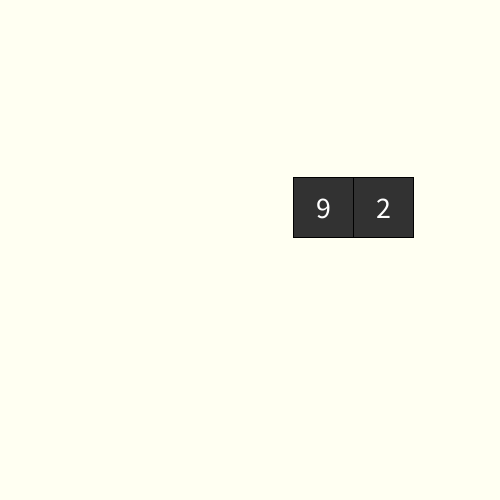
Frame 1 (no input)
Frame 60 (the mouse pressed at the canvas centre just before this capture): identical to frame 1, image omitted
Frame 120 (the mouse held since frame 60 and released just before this capture): identical to frame 1, image omitted

The Processing sketch that drew this single still picture (run headless with seeded random() and noise(); from frame 60 on, the mouse is pressed at the canvas centre):

// Processing sketch: week14_1_4_domino_class_version
// ── week14_1_4_domino_class_version.pde
Domino d;
void setup(){
  size(500,500);
  
  d = new Domino();
  textSize(30);
  textAlign(CENTER,CENTER);
}
void draw(){
  background(#FFFFF2);
  d.draw();
}
class Domino{
  int x, y;
  int n1, n2;
  Domino(){
    x = (int) random(100,400);
    y = (int) random(100,400);
    n1 = (int) random(10);
    n2 = (int) random(10);
  }
  void draw(){
    fill(50);
    rect(x+60,y, 60,60);
    rect(x,y, 60,60);
    fill(255);
    text(n1, x+30,y+30);
    text(n2, x+60+30,y+30);    
  }
}
